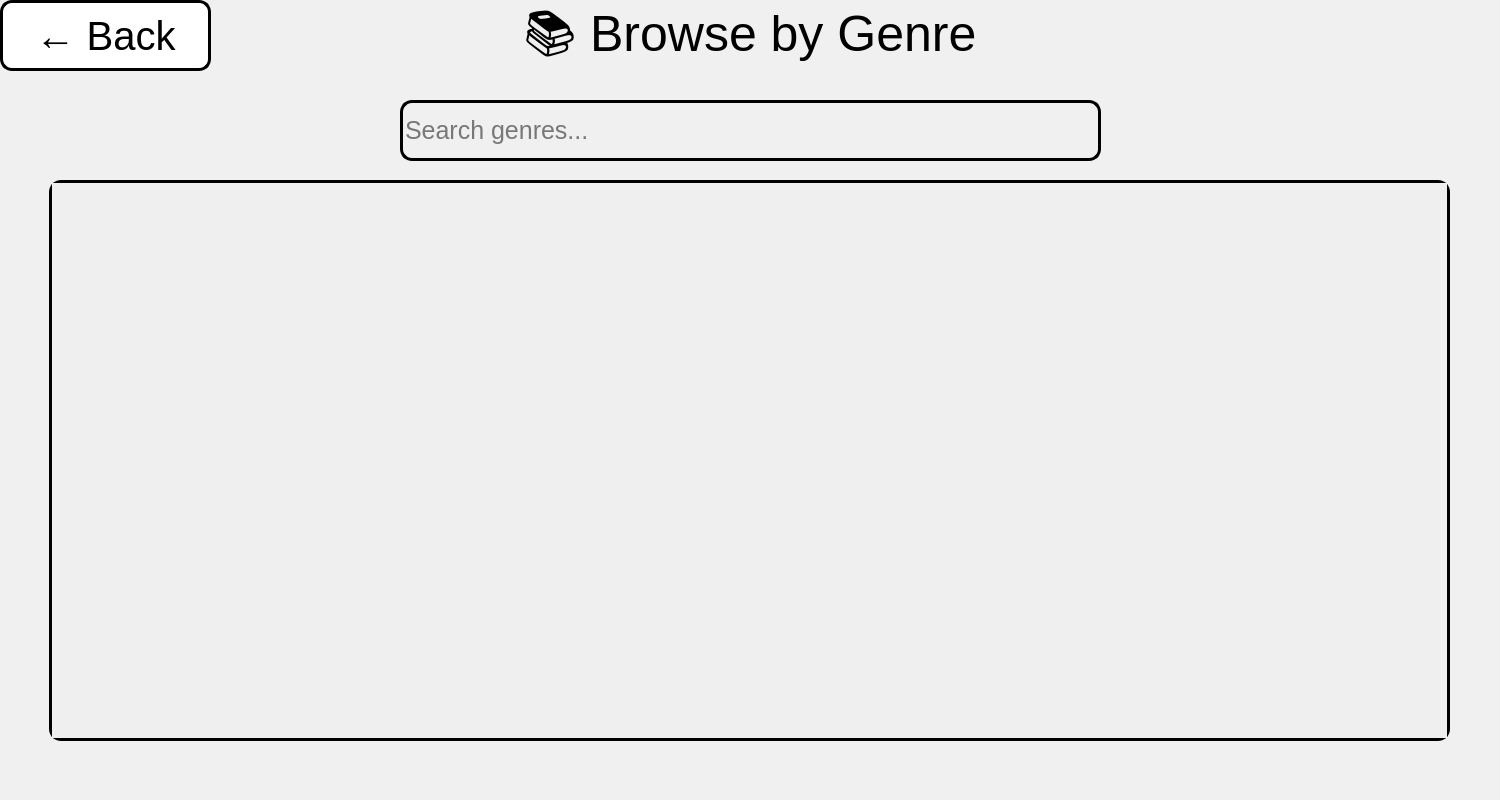
<?xml version="1.0" encoding="UTF-8"?>
<ui version="4.0">
 <class>GenreBrowserWindow</class>
 <widget class="QMainWindow" name="GenreBrowserWindow">
  <property name="geometry">
   <rect>
    <x>0</x>
    <y>0</y>
    <width>1500</width>
    <height>800</height>
   </rect>
  </property>
  <property name="windowTitle">
   <string>Browse by Genre - Book Club</string>
  </property>
  <property name="styleSheet">
   <string notr="true">background-image: url(:/resources/white.png);</string>
  </property>
  <widget class="QWidget" name="centralwidget">
   <widget class="QFrame" name="mainFrame">
    <property name="geometry">
     <rect>
      <x>0</x>
      <y>0</y>
      <width>1500</width>
      <height>800</height>
     </rect>
    </property>
    <property name="styleSheet">
     <string notr="true">QFrame {
	background-color: rgba(255,255,255,10);
}</string>
    </property>
    <property name="frameShape">
     <enum>QFrame::Shape::StyledPanel</enum>
    </property>
    <widget class="QPushButton" name="backButton">
     <property name="geometry">
      <rect>
       <x>0</x>
       <y>0</y>
       <width>211</width>
       <height>71</height>
      </rect>
     </property>
     <property name="styleSheet">
      <string notr="true">QPushButton#backButton { font: 700 9pt &quot;Script MT Bold&quot;; font-size: 40px; color: rgb(0,0,0); background-color: rgb(255,255,255); border: 3px solid black; border-radius: 12px; }</string>
     </property>
     <property name="text">
      <string>← Back</string>
     </property>
    </widget>
    <widget class="QLabel" name="titleLabel">
     <property name="geometry">
      <rect>
       <x>400</x>
       <y>4</y>
       <width>700</width>
       <height>71</height>
      </rect>
     </property>
     <property name="styleSheet">
      <string notr="true">QLabel {
	font: 700 9pt &quot;Script MT Bold&quot;;
	font-size: 50px;
	color: rgb(0,0,0);
	background: transparent;
}</string>
     </property>
     <property name="text">
      <string>📚 Browse by Genre</string>
     </property>
     <property name="alignment">
      <set>Qt::AlignmentFlag::AlignCenter</set>
     </property>
    </widget>
    <widget class="QLineEdit" name="searchInput">
     <property name="geometry">
      <rect>
       <x>400</x>
       <y>100</y>
       <width>701</width>
       <height>61</height>
      </rect>
     </property>
     <property name="styleSheet">
      <string notr="true">QLineEdit {
	font: 700 9pt &quot;Script MT Bold&quot;;
	font-size: 25px;
	color: rgb(0,0,0);
	background: transparent;
	border: 3px solid black;
	border-radius: 12px;
}</string>
     </property>
     <property name="placeholderText">
      <string>Search genres...</string>
     </property>
    </widget>
    <widget class="QScrollArea" name="genresScrollArea">
     <property name="geometry">
      <rect>
       <x>49</x>
       <y>180</y>
       <width>1401</width>
       <height>561</height>
      </rect>
     </property>
     <property name="styleSheet">
      <string notr="true">QScrollArea#genresScrollArea { border: 3px solid black; border-radius: 12px; background-color: white; }</string>
     </property>
     <property name="widgetResizable">
      <bool>true</bool>
     </property>
     <widget class="QWidget" name="genresContents">
      <property name="geometry">
       <rect>
        <x>0</x>
        <y>0</y>
        <width>1395</width>
        <height>555</height>
       </rect>
      </property>
      <layout class="QGridLayout" name="genresGrid"/>
     </widget>
    </widget>
   </widget>
  </widget>
 </widget>
 <resources/>
 <connections/>
</ui>
